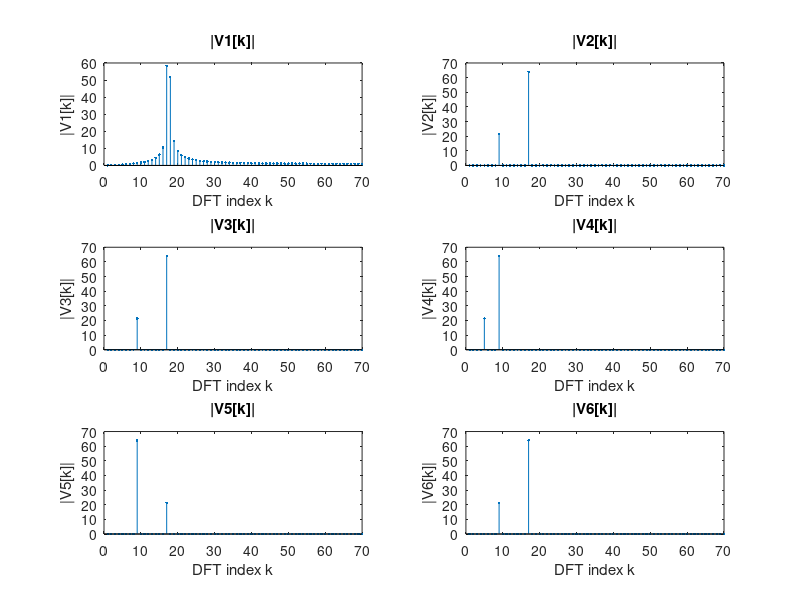

Recreate this plot in MATLAB.
clc;
clear all;
close all;
%%  5
% 它們只是DFT頻譜中間隔0≤k≤64的兩個頻率分量。 
% DFT索引k = 64對應於DTFT中的pi。
% 我們可以預期信號中只有兩個頻率分量pi / 8（k = 8）和pi / 4（k = 16）。
% 因此，只有x2，x3和x6可以作為答案。正弦波，餘弦波或相位都不會影響頻譜的絕對值。
n = (0:1:127);
x1 = cos(pi*n/4) + cos(0.26*pi*n);
x2 = cos(pi*n/4) + 1/3*sin(pi*n/8);
x3 = cos(pi*n/4) + 1/3*cos(pi*n/8);
x4 = cos(pi*n/8) + 1/3*cos(pi*n/16);
x5 = 1/3*cos(pi*n/4) + cos(pi*n/8);
x6 = cos(pi*n/4) + 1/3*cos(pi*n/8 + pi/3);

X1 = fft(x1,128);
X2 = fft(x2,128);
X3 = fft(x3,128);
X4 = fft(x4,128);
X5 = fft(x5,128);
X6 = fft(x6,128);

figure();
subplot(3,2,1);
stem(abs(X1), '.');
xlim([0 70]);
xlabel('DFT index k'); ylabel('|V1[k]|');
title('|V1[k]|');
subplot(3,2,2);
stem(abs(X2), '.');
xlim([0 70]);
xlabel('DFT index k'); ylabel('|V2[k]|');
title('|V2[k]|');
subplot(3,2,3);
stem(abs(X3), '.');
xlim([0 70]);
xlabel('DFT index k'); ylabel('|V3[k]|');
title('|V3[k]|');
subplot(3,2,4);
stem(abs(X4), '.');
xlim([0 70]);
xlabel('DFT index k'); ylabel('|V4[k]|');
title('|V4[k]|');
subplot(3,2,5);
stem(abs(X5), '.');
xlim([0 70]);
xlabel('DFT index k'); ylabel('|V5[k]|');
title('|V5[k]|');
subplot(3,2,6);
stem(abs(X6), '.');
xlim([0 70]);
xlabel('DFT index k'); ylabel('|V6[k]|');
title('|V6[k]|');